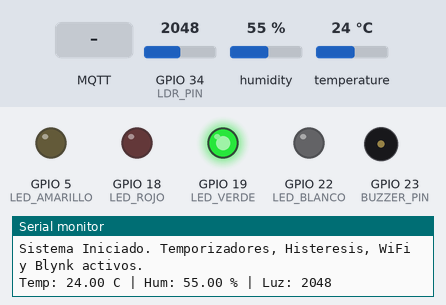
A sketch run on a simulated ESP32. On the bench: output pins drawn as LEDs (lit = HIGH), buzzer (waves = sounding, pin HIGH), the last lines printed to the serial monitor. Dashed ring = blinking. The inputs (shaded band) are chosen by the test bench; at power-on: humidity 55 %, temperature 24 °C, GPIO 34 (LDR_PIN) = 2048. WiFi joins after 1.5 s; servers stay silent unless stated; no MQTT or app messages arrive unless stated.

Above: at 3.7 s.
3.8 s: humidity set to 74 %
7.7 s: humidity set to 77 %
At 10.73 s:
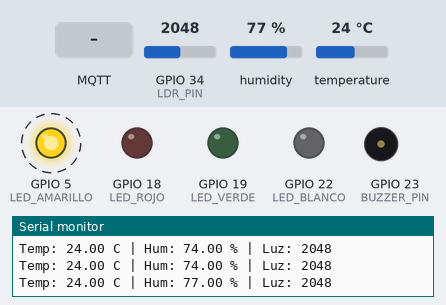
13.8 s: MQTT message "5" arrives on the first subscribed topic
At 14.31 s:
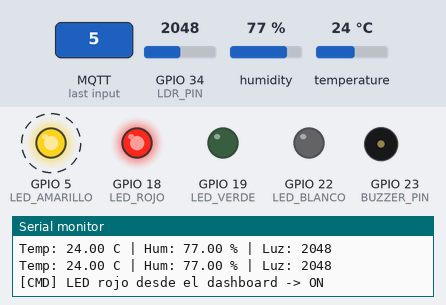
17.3 s: temperature set to 29 °C
20.8 s: temperature set to 32 °C
At 22.76 s:
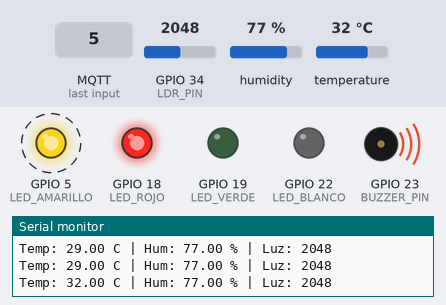
25.0 s: GPIO 34 (LDR_PIN) set to 1032
28.5 s: GPIO 34 (LDR_PIN) set to 969
At 30.58 s:
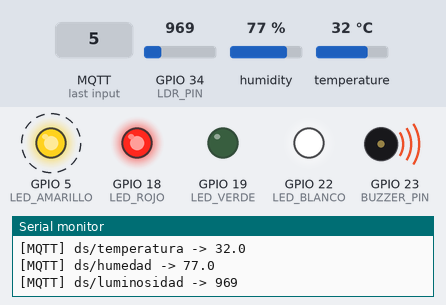
Timing chart, 0 to 33.0 s (numbered marks = the images above; inputs shaded):
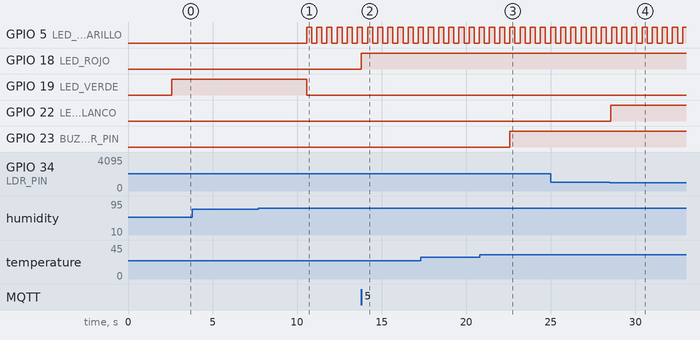

The sketch:

monitor_aula_blynk.ino
```cpp
/*
 * SEMANA 12 - Monitor de Aula Conectado (Blynk)
 * Proyecto Integrador: Monitoreo Inteligente de Aula
 *
 * Base: codigo de la Semana 10 (WiFi + millis + histeresis + MQTT).
 * Nuevo: broker cloud autenticado (blynk.cloud) y control remoto
 *        del LED rojo y del buzzer desde el dashboard.
 *
 * Librerias: PubSubClient (Nick O'Leary), DHT sensor library (Adafruit)
 *            + Adafruit Unified Sensor.
 * Credenciales: se leen de config.h (NO se sube a GitHub).
 *
 * Datastreams en Blynk (el nombre debe coincidir EXACTO):
 *   temperatura (Double)  -> ESP32 publica
 *   humedad     (Double)  -> ESP32 publica
 *   luminosidad (Integer) -> ESP32 publica
 *   led_rojo    (Integer 0/1) -> dashboard controla
 *   buzzer      (Integer 0/1) -> dashboard controla
 */

#include <WiFi.h>
#include <WiFiClientSecure.h>
#include <PubSubClient.h>
#include "DHT.h"
#include "config.h"

// ==========================================
// 1. CONFIGURACION
// ==========================================
const char* ssid     = WIFI_SSID;
const char* password = WIFI_PASSWORD;

const char* mqtt_server = "blynk.cloud";

#if BLYNK_USAR_TLS
  const int mqtt_port = 8883;      // MQTT sobre TLS
  WiFiClientSecure espClient;
#else
  const int mqtt_port = 1883;      // sin cifrado (solo pruebas)
  WiFiClient espClient;
#endif

// Topicos de Blynk (usan el NOMBRE del datastream)
const char* topic_temp      = "ds/temperatura";
const char* topic_hum       = "ds/humedad";
const char* topic_luz       = "ds/luminosidad";
const char* topic_dl_led    = "downlink/ds/led_rojo";   // comandos desde el dashboard
const char* topic_dl_buzzer = "downlink/ds/buzzer";     // comandos desde el dashboard
const char* topic_get       = "get/ds";                 // pedir ultimo valor guardado

// ==========================================
// 2. PINES
// ==========================================
#define DHTPIN 4
#define DHTTYPE DHT11
#define LDR_PIN 34
#define LED_AMARILLO 5
#define LED_ROJO 18
#define LED_VERDE 19
#define LED_BLANCO 22
#define BUZZER_PIN 23

DHT dht(DHTPIN, DHTTYPE);
PubSubClient client(espClient);
String clientId;

// ==========================================
// 3. VARIABLES DE TIEMPO (millis)
// ==========================================
unsigned long tiempoAnteriorDHT = 0;
unsigned long tiempoAnteriorAmarillo = 0;
unsigned long tiempoAnteriorBuzzer = 0;
unsigned long tiempoAnteriorWiFi = 0;
unsigned long tiempoAnteriorMQTT = 0;
unsigned long ultimoEnvio = 0;
const unsigned long INTERVALO_ENVIO = INTERVALO_ENVIO_MS;

bool estadoAmarillo = LOW;
bool estadoBuzzer = LOW;
bool ventilacionActiva = false;
bool datosValidos = false;   // true cuando ya hubo una lectura correcta del DHT11

// Ordenes recibidas desde el dashboard (interruptores)
bool remotoLedRojo = false;
bool remotoBuzzer = false;

float humedad = 0.0;
float temperatura = 0.0;
int valorLuminosidad = 0;

// ==========================================
// 4. WIFI
// ==========================================
void conectarWiFi() {
  Serial.println("\n=== Conexion WiFi ESP32 ===");
  Serial.print("Conectando a: ");
  Serial.println(ssid);

  WiFi.begin(ssid, password);

  unsigned long inicio = millis();
  while (WiFi.status() != WL_CONNECTED && (millis() - inicio) < 20000) {
    delay(500);
    Serial.print(".");
  }

  if (WiFi.status() == WL_CONNECTED) {
    Serial.println("\n[OK] WiFi conectado");
    Serial.print("Direccion IP: ");
    Serial.println(WiFi.localIP());
    Serial.print("RSSI: ");
    Serial.print(WiFi.RSSI());
    Serial.println(" dBm");
  } else {
    Serial.println("\n[ERROR] No se pudo conectar");
    Serial.print("Estado: ");
    Serial.println(WiFi.status());
  }
}

// ==========================================
// 5. MQTT (BLYNK)
// ==========================================

// Callback: se ejecuta cuando llega un comando desde el dashboard
void callback(char* topic, byte* payload, unsigned int length) {
  String msg;
  for (unsigned int i = 0; i < length; i++) {
    msg += (char)payload[i];
  }
  msg.trim();
  bool encendido = (msg.toFloat() > 0);

  if (strcmp(topic, topic_dl_led) == 0) {
    remotoLedRojo = encendido;
    Serial.print("[CMD] LED rojo desde el dashboard -> ");
    Serial.println(encendido ? "ON" : "OFF");
  } else if (strcmp(topic, topic_dl_buzzer) == 0) {
    remotoBuzzer = encendido;
    Serial.print("[CMD] Buzzer desde el dashboard -> ");
    Serial.println(encendido ? "ON" : "OFF");
  }
}

// Intento unico (no bloqueante). Se llama cada 5 s desde loop().
void reconectarMQTT() {
  Serial.print("[MQTT] Conectando a ");
  Serial.print(mqtt_server);
  Serial.print("... ");

  // Blynk: usuario fijo "device" y contrasena = Auth Token
  if (client.connect(clientId.c_str(), "device", BLYNK_AUTH_TOKEN)) {
    Serial.println("OK");
    client.subscribe(topic_dl_led);
    client.subscribe(topic_dl_buzzer);
    // Pedir a Blynk el ultimo estado conocido de los interruptores
    client.publish(topic_get, "led_rojo,buzzer");
  } else {
    Serial.print("Fallo, rc=");
    Serial.println(client.state());
  }
}

void publicarDatos() {
  char buf[16];

  dtostrf(temperatura, 1, 1, buf);
  client.publish(topic_temp, buf);

  dtostrf(humedad, 1, 1, buf);
  client.publish(topic_hum, buf);

  snprintf(buf, sizeof(buf), "%d", valorLuminosidad);
  client.publish(topic_luz, buf);

  Serial.println("--- Datos publicados ---");
  Serial.print("[MQTT] "); Serial.print(topic_temp); Serial.print(" -> "); Serial.println(temperatura, 1);
  Serial.print("[MQTT] "); Serial.print(topic_hum);  Serial.print(" -> "); Serial.println(humedad, 1);
  Serial.print("[MQTT] "); Serial.print(topic_luz);  Serial.print(" -> "); Serial.println(valorLuminosidad);
}

// ==========================================
// 6. SETUP
// ==========================================
void setup() {
  Serial.begin(115200);
  delay(1000);

  clientId = "ESP32_AulaUTS_" + String((uint32_t)ESP.getEfuseMac(), HEX);

  conectarWiFi();

#if BLYNK_USAR_TLS
  espClient.setInsecure();   // TLS sin validar certificado (suficiente para la practica)
#endif

  client.setServer(mqtt_server, mqtt_port);
  client.setCallback(callback);
  client.setKeepAlive(30);

  dht.begin();

  pinMode(LED_ROJO, OUTPUT);
  pinMode(LED_VERDE, OUTPUT);
  pinMode(LED_AMARILLO, OUTPUT);
  pinMode(LED_BLANCO, OUTPUT);
  pinMode(BUZZER_PIN, OUTPUT);

  digitalWrite(LED_ROJO, LOW);
  digitalWrite(LED_VERDE, LOW);
  digitalWrite(LED_AMARILLO, LOW);
  digitalWrite(LED_BLANCO, LOW);
  digitalWrite(BUZZER_PIN, LOW);

  if (WiFi.status() == WL_CONNECTED) {
    reconectarMQTT();
  }

  Serial.println("Sistema Iniciado. Temporizadores, Histeresis, WiFi y Blynk activos.");
}

// ==========================================
// 7. LOOP
// ==========================================
void loop() {
  unsigned long tiempoActual = millis();

  // --- Reconexion WiFi cada 10 s ---
  if ((WiFi.status() != WL_CONNECTED) && (tiempoActual - tiempoAnteriorWiFi >= 10000)) {
    Serial.println("\n[ALERTA] Conexion WiFi perdida. Intentando reconectar...");
    WiFi.disconnect();
    WiFi.reconnect();
    tiempoAnteriorWiFi = tiempoActual;
  }

  // --- Mantener sesion MQTT (sin bloquear los LEDs) ---
  if (WiFi.status() == WL_CONNECTED) {
    if (!client.connected()) {
      if (tiempoActual - tiempoAnteriorMQTT >= 5000) {
        tiempoAnteriorMQTT = tiempoActual;
        reconectarMQTT();
      }
    } else {
      client.loop();
    }
  }

  // --- Lectura de sensores cada 2 s ---
  if (tiempoActual - tiempoAnteriorDHT >= 2000) {
    tiempoAnteriorDHT = tiempoActual;

    float h = dht.readHumidity();
    float t = dht.readTemperature();

    if (!isnan(h) && !isnan(t)) {
      humedad = h;
      temperatura = t;
      valorLuminosidad = analogRead(LDR_PIN);
      datosValidos = true;

      Serial.print("Temp: "); Serial.print(temperatura);
      Serial.print(" C | Hum: "); Serial.print(humedad);
      Serial.print(" % | Luz: "); Serial.println(valorLuminosidad);
    } else {
      Serial.println("Error: Fallo al leer el sensor DHT11!");
    }
  }

  // --- Publicacion periodica ---
  if (client.connected() && datosValidos && (tiempoActual - ultimoEnvio >= INTERVALO_ENVIO)) {
    ultimoEnvio = tiempoActual;
    publicarDatos();
  }

  // ==========================================
  // LOGICA DE CONTROL (S10) + ORDENES REMOTAS
  // ==========================================
  if (temperatura > 30.0) {
    ventilacionActiva = true;
  } else if (temperatura <= 26.0) {
    ventilacionActiva = false;
  }
  // LED rojo: se enciende por histeresis O por el interruptor del dashboard
  digitalWrite(LED_ROJO, (ventilacionActiva || remotoLedRojo) ? HIGH : LOW);

  if (!ventilacionActiva && humedad >= 40.0 && humedad <= 75.0) {
    digitalWrite(LED_VERDE, HIGH);
  } else {
    digitalWrite(LED_VERDE, LOW);
  }

  if (valorLuminosidad < 1000) {
    digitalWrite(LED_BLANCO, HIGH);
  } else {
    digitalWrite(LED_BLANCO, LOW);
  }

  if (humedad > 75.0) {
    if (tiempoActual - tiempoAnteriorAmarillo >= 300) {
      tiempoAnteriorAmarillo = tiempoActual;
      estadoAmarillo = !estadoAmarillo;
      digitalWrite(LED_AMARILLO, estadoAmarillo);
    }
  } else if (humedad < 40.0) {
    digitalWrite(LED_AMARILLO, HIGH);
  } else {
    digitalWrite(LED_AMARILLO, LOW);
  }

  // Buzzer: alarma local (S10) O interruptor del dashboard
  if (temperatura > 32.0) {
    if (tiempoActual - tiempoAnteriorBuzzer >= 200) {
      tiempoAnteriorBuzzer = tiempoActual;
      estadoBuzzer = !estadoBuzzer;
      digitalWrite(BUZZER_PIN, estadoBuzzer);
    }
  } else if (temperatura > 30.0 || humedad < 40.0) {
    digitalWrite(BUZZER_PIN, HIGH);
  } else {
    digitalWrite(BUZZER_PIN, remotoBuzzer ? HIGH : LOW);
  }
}
```

config.example.h
```cpp
// ==========================================================
// config.example.h  ->  COPIA este archivo como "config.h"
// y rellena tus datos reales. "config.h" esta en .gitignore
// y NUNCA debe subirse a GitHub.
// ==========================================================
#pragma once

#define WIFI_SSID        "TU_WIFI"
#define WIFI_PASSWORD    "TU_CLAVE_WIFI"

// Auth Token del dispositivo (Blynk.Console > Devices > tu dispositivo)
#define BLYNK_AUTH_TOKEN "TU_AUTH_TOKEN"

// 1 = MQTT con TLS (puerto 8883, recomendado)
// 0 = MQTT sin cifrado (puerto 1883, solo para pruebas iniciales)
#define BLYNK_USAR_TLS   1

// Cada cuantos milisegundos se publican temperatura, humedad y luminosidad.
// El plan gratuito de Blynk limita los mensajes por mes: no lo bajes de 10000.
#define INTERVALO_ENVIO_MS 15000
```

Measured:
- the behaviour switches between 75 and 76 % on humidity (found by bisection; images 0 and 1)
- the behaviour switches between 30 and 31 °C on temperature (found by bisection; images 2 and 3)
- the behaviour switches between 1000 and 999 on GPIO 34 (LDR_PIN) (found by bisection; images 3 and 4)
- after the input at 7.7 s, GPIO 5 (LED_AMARILLO): alternates HIGH for 0.30 s and LOW for 0.30 s, starting after 2.9 s; GPIO 19 (LED_VERDE): HIGH → LOW after 2.9 s
- after the input at 13.8 s, GPIO 18 (LED_ROJO): LOW → HIGH at once
- after the input at 20.8 s, GPIO 23 (BUZZER_PIN): LOW → HIGH after 1.8 s
- after the input at 28.5 s, GPIO 22 (LED_BLANCO): LOW → HIGH after 0.06 s
